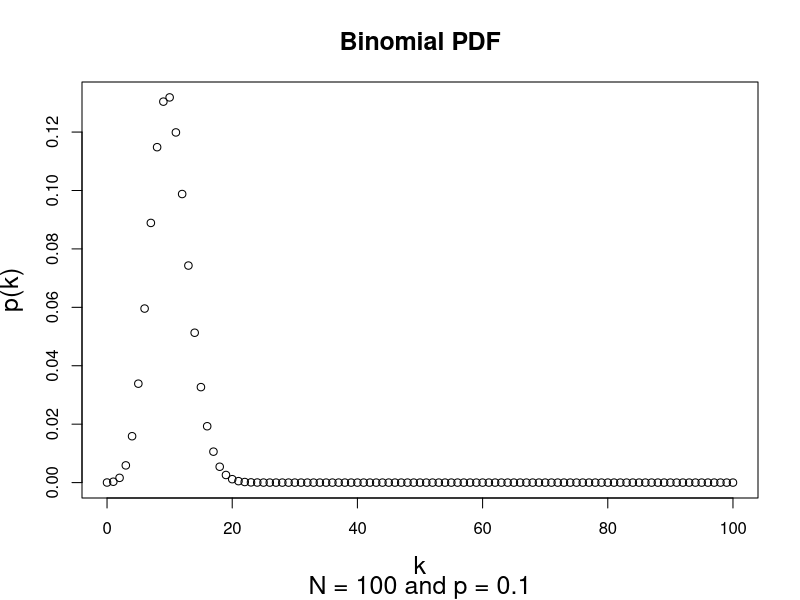
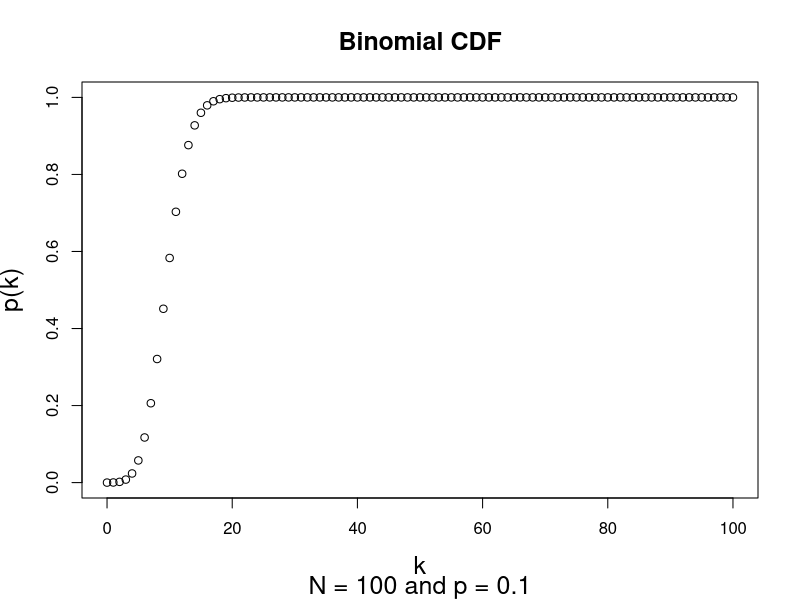

R code for these plots, in order:
# change the following each time:
N = 100
p = 0.1
xq <- 0:N

# plot the binomial PDF
pdf = dbinom(xq, N, p, log = FALSE)
plot(xq, pdf, type="p", main="Binomial PDF",
     sub=paste("N =",N,"and p =",p),
     xlab="k", ylab="p(k)",
     cex.lab=1.5, cex.axis=1.0, cex.main=1.5, cex.sub=1.5)
# plot the binomial CDF
cdf = pbinom(xq, N, p, log = FALSE)
plot(xq, cdf, type="p", main="Binomial CDF",
     sub=paste("N =",N,"and p =",p),
     xlab="k", ylab="p(k)",
     cex.lab=1.5, cex.axis=1.0, cex.main=1.5, cex.sub=1.5)